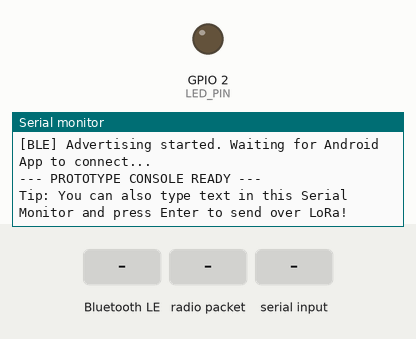
A sketch run on a simulated ESP32. On the bench: output pins drawn as LEDs (lit = HIGH), the last lines printed to the serial monitor. The inputs (shaded band) are chosen by the test bench. Random numbers use the default seed unless the sketch sets one; no radio packets arrive unless stated; nothing arrives over Bluetooth unless stated; a phone connects over Bluetooth LE 3 s after start; pins used as bus, display or sensor lines are not drawn.

Above: at 2.8 s.
2.9 s: Bluetooth LE write "TXT|" received
At 4.1 s:
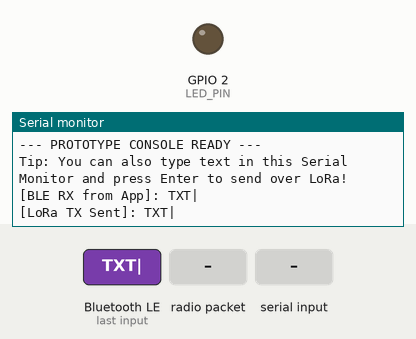
4.4 s: radio packet "TXT|" arrives
At 4.58 s:
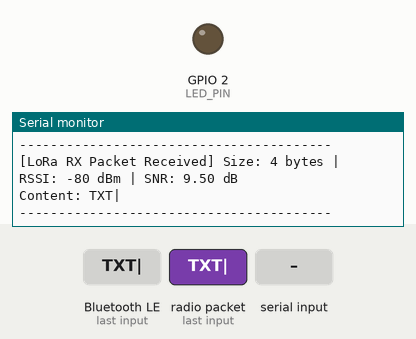
5.9 s: "TXT|\n" received over Serial
At 6.7 s:
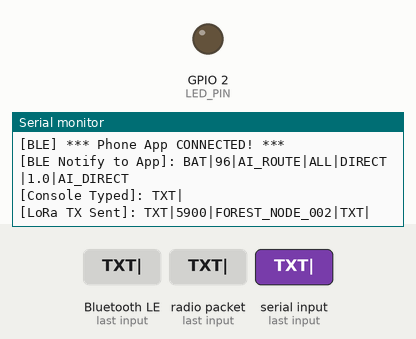
7.4 s: Bluetooth LE write "1" received
At 7.9 s:
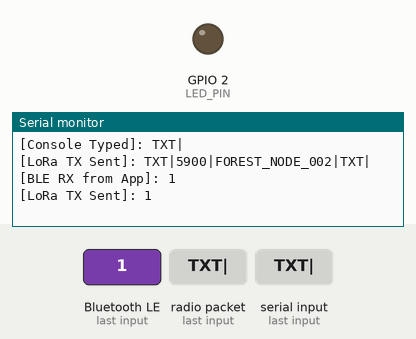
8.9 s: radio packet "1" arrives
At 9.5 s:
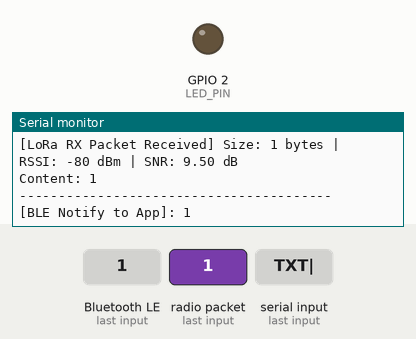
10.4 s: "1\n" received over Serial
At 11.3 s:
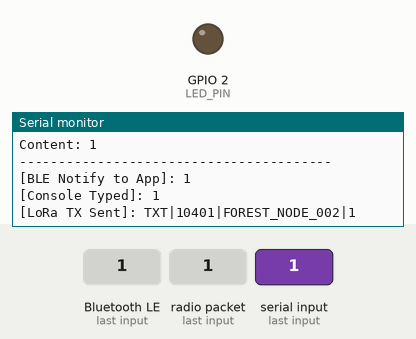

The sketch:

esp32_forestlink_transceiver.ino
```cpp
/**
 * ============================================================================
 * ForestLink TACTICAL TRANSCEIVER NODE (Two-Way Messaging Prototype)
 * Hardware: ESP32 / ESP32-S3 + LoRa SX1278 (433MHz)
 *
 * DESIGNED FOR: Prototype Presentation (ESP32 + LoRa ONLY, No GPS/Sensors needed)
 *
 * FEATURES:
 *  1. Two-way messaging between two ESP32 + LoRa nodes over 433MHz RF.
 *  2. Connects to Android App over BLE (Bluetooth Low Energy).
 *  3. Fallback Serial Monitor Console: Type messages directly into the Arduino
 *     Serial Monitor to send over LoRa even without the phone app!
 *  4. Periodic Telemetry Heartbeat: Keeps the Android app dashboard active
 *     with Battery %, AI Link Reliability, and Active Connection status.
 *  5. LED indicators for TX/RX confirmation.
 * ============================================================================
 *
 * INSTRUCTIONS FOR TWO BOARDS:
 *  - Board 1: Upload with:  #define DEVICE_NAME "FOREST_NODE_001"
 *  - Board 2: Upload with:  #define DEVICE_NAME "FOREST_NODE_002"
 * ============================================================================
 */

#include <SPI.h>
#include <LoRa.h>
#include <BLEDevice.h>
#include <BLEServer.h>
#include <BLEUtils.h>
#include <BLE2902.h>

// ============================================================================
// 1. BOARD CONFIGURATION (Change for Board 2!)
// ============================================================================
// For Board 1: "FOREST_NODE_001"
// For Board 2: "FOREST_NODE_002"
#define DEVICE_NAME "FOREST_NODE_002"

// Set to true if you are using an ESP32-S3, or false for standard ESP32 (WROOM/DevKit V1)
#define IS_ESP32_S3 true

#if IS_ESP32_S3
  // ESP32-S3 SX1278 SPI Pins
  #define SCK_PIN   12
  #define MISO_PIN  13
  #define MOSI_PIN  11
  #define SS_PIN    10
  #define RST_PIN   14
  #define DIO0_PIN  2
  #define LED_PIN   2   // On-board LED or GPIO 2
#else
  // Standard ESP32 (WROOM-32 / NodeMCU-32S) Pins
  #define SCK_PIN   18
  #define MISO_PIN  19
  #define MOSI_PIN  23
  #define SS_PIN    5
  #define RST_PIN   14
  #define DIO0_PIN  2
  #define LED_PIN   2
#endif

#define LORA_FREQUENCY 433E6 // 433 MHz (SX1278)

// Nordic UART BLE Service UUIDs (Matched with Android App)
#define SERVICE_UUID           "6E400001-B5A3-F393-E0A9-E50E24DCCA9E"
#define CHARACTERISTIC_UUID_RX "6E400002-B5A3-F393-E0A9-E50E24DCCA9E" // App writes here
#define CHARACTERISTIC_UUID_TX "6E400003-B5A3-F393-E0A9-E50E24DCCA9E" // App listens here

// ============================================================================
// GLOBAL VARIABLES
// ============================================================================
BLEServer *pServer = NULL;
BLECharacteristic *pTxCharacteristic = NULL;
bool deviceConnected = false;
bool oldDeviceConnected = false;

// Outgoing message queue from BLE
String pendingTxPacket = "";
bool hasPendingTx = false;

// Simulated Telemetry for Dashboard presentation
unsigned long lastHeartbeatTime = 0;
int simulatedBattery = 96;

// ============================================================================
// BLE SERVER CALLBACKS
// ============================================================================
class MyServerCallbacks : public BLEServerCallbacks {
    void onConnect(BLEServer* pServer) override {
        deviceConnected = true;
        Serial.println(F("\n[BLE] *** Phone App CONNECTED! ***"));
    }

    void onDisconnect(BLEServer* pServer) override {
        deviceConnected = false;
        Serial.println(F("\n[BLE] *** Phone App DISCONNECTED! ***"));
    }
};

// ============================================================================
// BLE RECEIVE CALLBACK (App -> ESP32)
// ============================================================================
class MyCallbacks : public BLECharacteristicCallbacks {
    void onWrite(BLECharacteristic *pCharacteristic) override {
        String rxValue = pCharacteristic->getValue();
        if (rxValue.length() > 0) {
            Serial.print(F("[BLE RX from App]: "));
            Serial.println(rxValue);

            pendingTxPacket = rxValue;
            hasPendingTx = true;
        }
    }
};

// ============================================================================
// HELPER FUNCTIONS
// ============================================================================
void blinkLed(int times, int msDelay) {
    for (int i = 0; i < times; i++) {
        digitalWrite(LED_PIN, HIGH);
        delay(msDelay);
        digitalWrite(LED_PIN, LOW);
        delay(msDelay);
    }
}

void forwardToApp(String packet) {
    if (deviceConnected && pTxCharacteristic != NULL) {
        pTxCharacteristic->setValue(packet.c_str());
        pTxCharacteristic->notify();
        Serial.print(F("[BLE Notify to App]: "));
        Serial.println(packet);
    }
}

void sendLoRaPacket(String packet) {
    digitalWrite(LED_PIN, HIGH);

    LoRa.beginPacket();
    LoRa.print(packet);
    LoRa.endPacket();

    digitalWrite(LED_PIN, LOW);

    Serial.print(F("[LoRa TX Sent]: "));
    Serial.println(packet);
}

// ============================================================================
// SETUP
// ============================================================================
void setup() {
    pinMode(LED_PIN, OUTPUT);
    digitalWrite(LED_PIN, LOW);

    Serial.begin(115200);
    // DO NOT USE while(!Serial) - it blocks battery / standalone operation!
    delay(1000);

    Serial.println(F("\n========================================="));
    Serial.print(F("  ForestLink TACTICAL TRANSCEIVER\n  Node: "));
    Serial.println(DEVICE_NAME);
    Serial.println(F("========================================="));

    // 1. Initialize SPI & LoRa SX1278
    Serial.print(F("[LORA] Initializing SX1278 on pins (SCK="));
    Serial.print(SCK_PIN);
    Serial.print(F(", MISO="));
    Serial.print(MISO_PIN);
    Serial.print(F(", MOSI="));
    Serial.print(MOSI_PIN);
    Serial.print(F(", SS="));
    Serial.print(SS_PIN);
    Serial.println(F(")..."));

    SPI.begin(SCK_PIN, MISO_PIN, MOSI_PIN, SS_PIN);
    LoRa.setPins(SS_PIN, RST_PIN, DIO0_PIN);

    bool loraOk = LoRa.begin(LORA_FREQUENCY);
    if (!loraOk) {
        Serial.println(F("\n[ERROR] LoRa.begin() failed!"));
        Serial.println(F("  -> Check SX1278 3.3V power (NOT 5V) and GND"));
        Serial.println(F("  -> Check NSS, SCK, MOSI, MISO pin connections"));
        Serial.println(F("  -> Retrying in 2 seconds..."));

        while (!loraOk) {
            blinkLed(2, 200);
            delay(2000);
            loraOk = LoRa.begin(LORA_FREQUENCY);
        }
    }

    // Configure robust radio parameters matching between both nodes
    LoRa.setTxPower(20);          // Max power 20 dBm (SX1278 PA_BOOST)
    LoRa.setSpreadingFactor(7);   // Fast SF7
    LoRa.setSignalBandwidth(125E3);
    LoRa.setCodingRate4(5);
    LoRa.setSyncWord(0x12);       // Default sync word (ensures nodes hear each other)
    LoRa.enableCrc();             // Checksum protection

    Serial.println(F("[LORA] SX1278 433MHz Initialized Successfully!"));
    blinkLed(3, 100);

    // 2. Initialize BLE Peripheral
    Serial.print(F("[BLE] Initializing Bluetooth LE as: "));
    Serial.println(DEVICE_NAME);

    BLEDevice::init(DEVICE_NAME);
    BLEDevice::setMTU(517);

    pServer = BLEDevice::createServer();
    pServer->setCallbacks(new MyServerCallbacks());

    BLEService *pService = pServer->createService(SERVICE_UUID);

    // TX Characteristic (Notify messages to Phone)
    pTxCharacteristic = pService->createCharacteristic(
        CHARACTERISTIC_UUID_TX,
        BLECharacteristic::PROPERTY_NOTIFY | BLECharacteristic::PROPERTY_READ
    );
    pTxCharacteristic->addDescriptor(new BLE2902());

    // RX Characteristic (Phone writes messages here)
    BLECharacteristic *pRxCharacteristic = pService->createCharacteristic(
        CHARACTERISTIC_UUID_RX,
        BLECharacteristic::PROPERTY_WRITE | BLECharacteristic::PROPERTY_WRITE_NR
    );
    pRxCharacteristic->setCallbacks(new MyCallbacks());

    pService->start();

    BLEAdvertising *pAdvertising = BLEDevice::getAdvertising();
    pAdvertising->addServiceUUID(SERVICE_UUID);
    pAdvertising->setScanResponse(true);
    pAdvertising->setMinPreferred(0x06);
    BLEDevice::startAdvertising();

    Serial.println(F("[BLE] Advertising started. Waiting for Android App to connect..."));
    Serial.println(F("\n--- PROTOTYPE CONSOLE READY ---"));
    Serial.println(F("Tip: You can also type text in this Serial Monitor and press Enter to send over LoRa!\n"));
}

// ============================================================================
// MAIN LOOP
// ============================================================================
void loop() {
    // ------------------------------------------------------------------------
    // 1. Check for incoming Serial Monitor messages (Direct PC Testing)
    // ------------------------------------------------------------------------
    if (Serial.available() > 0) {
        String consoleMsg = Serial.readStringUntil('\n');
        consoleMsg.trim();
        if (consoleMsg.length() > 0) {
            Serial.print(F("[Console Typed]: "));
            Serial.println(consoleMsg);

            // Format as standard structured text packet
            String packet = "TXT|" + String(millis()) + "|" + String(DEVICE_NAME) + "|" + consoleMsg;
            sendLoRaPacket(packet);
        }
    }

    // ------------------------------------------------------------------------
    // 2. Check for pending App transmission (App -> LoRa)
    // ------------------------------------------------------------------------
    if (hasPendingTx) {
        String packet = pendingTxPacket;
        hasPendingTx = false;

        sendLoRaPacket(packet);

        // Immediate ACK back to the App for message delivery tick mark
        if (packet.startsWith("TXT|")) {
            int firstPipe = packet.indexOf('|', 4);
            if (firstPipe > 0) {
                String msgId = packet.substring(4, firstPipe);
                String ackPacket = "ACK|" + msgId;
                forwardToApp(ackPacket);
            }
        }
    }

    // ------------------------------------------------------------------------
    // 3. Check for incoming LoRa Packets (LoRa -> ESP32 -> App / Serial)
    // ------------------------------------------------------------------------
    int packetSize = LoRa.parsePacket();
    if (packetSize > 0) {
        digitalWrite(LED_PIN, HIGH);

        String incoming = "";
        while (LoRa.available()) {
            incoming += (char)LoRa.read();
        }

        int rssi = LoRa.packetRssi();
        float snr = LoRa.packetSnr();

        digitalWrite(LED_PIN, LOW);

        Serial.println(F("\n----------------------------------------"));
        Serial.print(F("[LoRa RX Packet Received] Size: "));
        Serial.print(packetSize);
        Serial.print(F(" bytes | RSSI: "));
        Serial.print(rssi);
        Serial.print(F(" dBm | SNR: "));
        Serial.print(snr);
        Serial.println(F(" dB"));
        Serial.print(F("Content: "));
        Serial.println(incoming);
        Serial.println(F("----------------------------------------"));

        // Forward raw packet directly to Android App
        forwardToApp(incoming);

        // If it's a message, notify App with RSSI and link quality
        if (incoming.startsWith("TXT|")) {
            // Also send ACK back over LoRa so sender knows it was received
            int firstPipe = incoming.indexOf('|', 4);
            if (firstPipe > 0) {
                String msgId = incoming.substring(4, firstPipe);
                delay(30); // Short turnaround delay
                sendLoRaPacket("ACK|" + msgId);
            }
        }
    }

    // ------------------------------------------------------------------------
    // 4. Handle BLE Reconnection Advertising
    // ------------------------------------------------------------------------
    if (!deviceConnected && oldDeviceConnected) {
        delay(500);
        pServer->startAdvertising();
        Serial.println(F("[BLE] Re-advertising..."));
        oldDeviceConnected = deviceConnected;
    }
    if (deviceConnected && !oldDeviceConnected) {
        oldDeviceConnected = deviceConnected;
    }

    // ------------------------------------------------------------------------
    // 5. Periodic Heartbeat to App (Every 4 seconds when connected)
    // ------------------------------------------------------------------------
    if (deviceConnected && (millis() - lastHeartbeatTime > 4000)) {
        lastHeartbeatTime = millis();

        // Simulates realistic battery drain for presentation
        if (random(0, 10) == 0 && simulatedBattery > 80) simulatedBattery--;

        // Telemetry payload: updates app dashboard battery, GPS, and AI route badge
        String heartbeat = "BAT|" + String(simulatedBattery) + "|AI_ROUTE|ALL|DIRECT|1.0|AI_DIRECT";
        forwardToApp(heartbeat);
    }
}
```

Measured:
- after the input at 2.9 s, the serial monitor: prints a new line at once (image 1)
- after the input at 4.4 s, the serial monitor: prints a new line at once (image 2)
- after the input at 5.9 s, the serial monitor: prints a new line at once (image 3)
- after the input at 7.4 s, the serial monitor: prints a new line at once (image 4)
- after the input at 8.9 s, the serial monitor: prints a new line at once (image 5)
- after the input at 10.4 s, the serial monitor: prints a new line at once (image 6)
